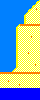

A level layout from a 2D game, rendered from its tile map. Below: a short description, then the map file with its tile-grid data intact:
An orthogonal 10x25 tile map with 4x4 px tiles, 1 tile layer (Capa de Patrones 1).

<map version="1.0" tiledversion="1.0.2" orientation="orthogonal" renderorder="right-down" width="10" height="25" tilewidth="4" tileheight="4" nextobjectid="1">
 <tileset firstgid="1" source="tilesetBeach.tsx" />
 <layer name="Capa de Patrones 1" width="10" height="25">
  <data encoding="csv">
10,10,10,10,10,10,10,10,10,8,
10,10,10,10,10,10,10,10,8,1,
10,10,10,10,10,10,10,8,1,11,
10,10,10,10,10,10,7,1,1,1,
10,10,10,10,10,10,15,1,1,1,
10,10,10,10,10,10,15,1,1,1,
10,10,10,10,7,2,2,2,2,2,
10,10,10,10,15,1,1,1,1,1,
10,10,10,10,15,1,1,1,1,1,
10,10,10,10,15,1,1,12,1,1,
10,10,10,10,15,1,1,1,1,1,
10,10,10,10,15,1,1,1,1,1,
10,10,10,10,15,1,1,1,1,1,
10,10,10,10,15,1,1,11,1,1,
10,10,10,10,15,1,1,1,1,1,
10,10,10,10,15,1,1,1,1,1,
10,10,10,10,15,1,1,1,12,1,
10,10,10,7,1,1,1,1,1,1,
2,2,2,2,2,2,2,2,2,2,
1,1,1,1,1,1,1,1,1,1,
1,1,11,1,1,1,1,1,1,1,
1,1,1,1,12,1,1,1,1,1,
5,5,5,5,5,5,5,5,5,5,
5,5,5,5,5,5,5,5,5,5,
5,5,5,5,5,5,5,5,5,5
</data>
 </layer>
</map>
